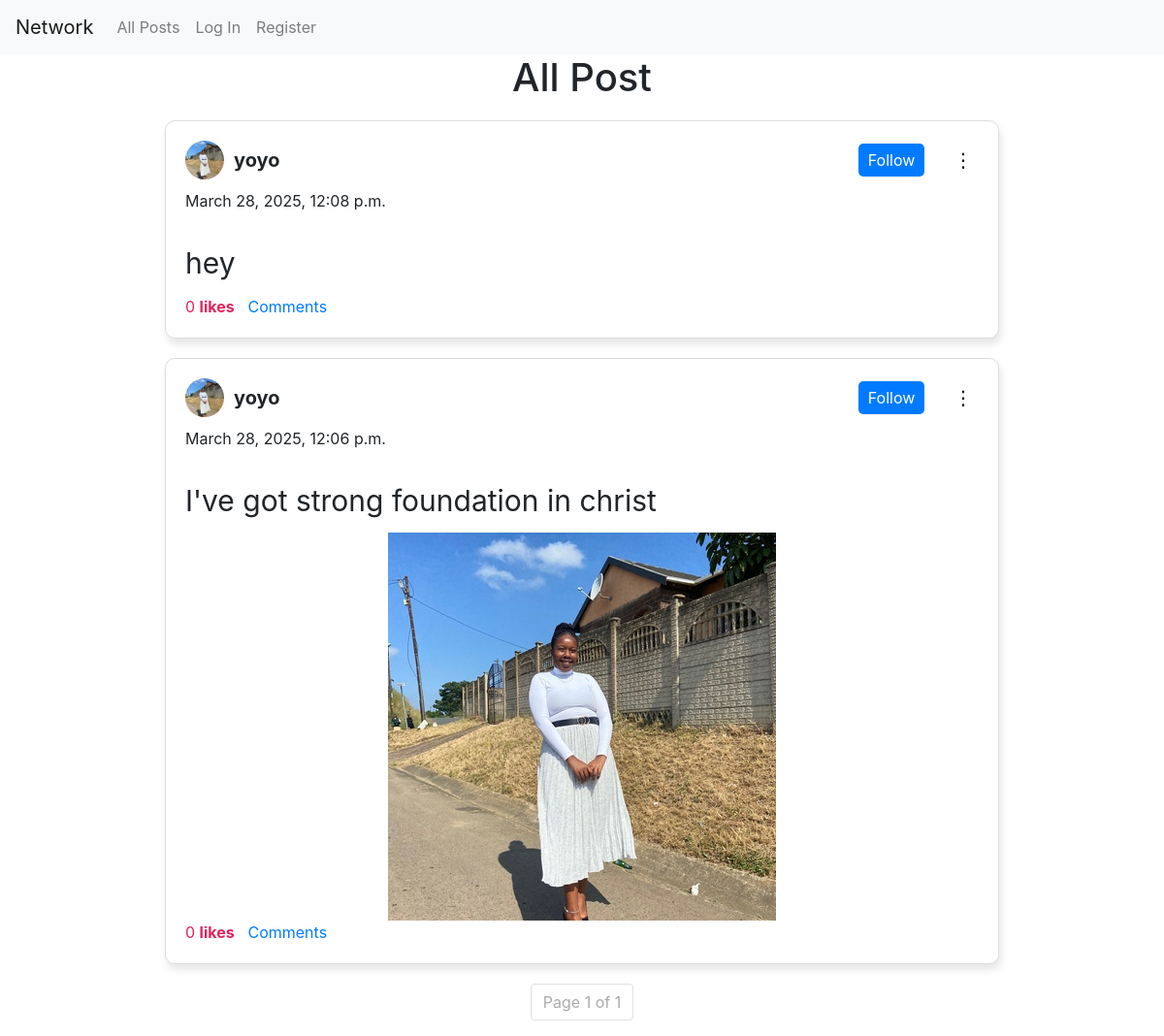
/, run on an earlier commit of the app's database.
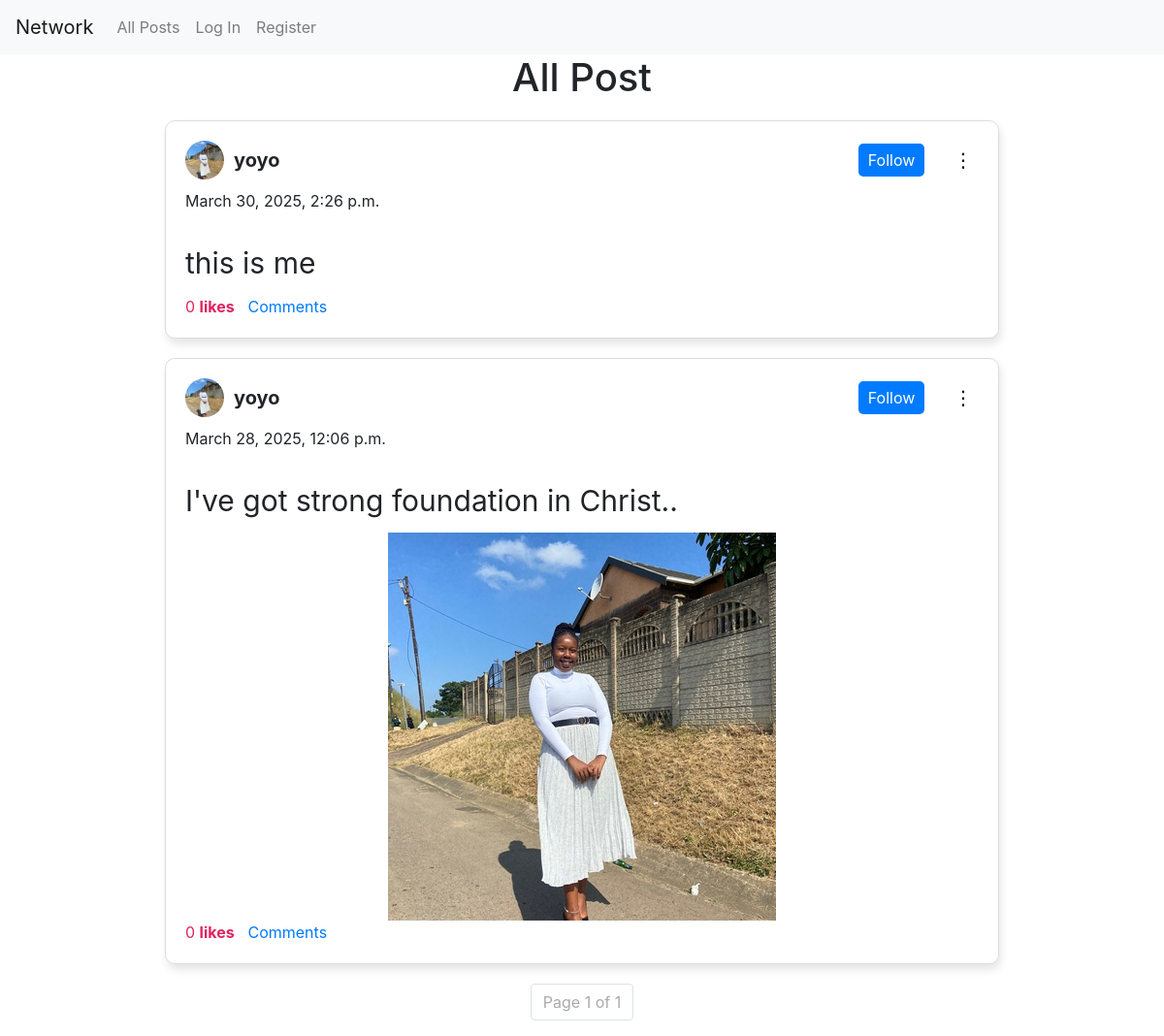
And on a later commit of the database.
### network/models.py (models this page shows, shortened)
class Post(models.Model):
    user = models.ForeignKey(User, on_delete=models.CASCADE, related_name="post")
    content = models.TextField()
    image = models.ImageField(upload_to="posts/", blank=True, null=True)  # Optional field
    created_at = models.DateTimeField(auto_now_add=True)
    hide = models.BooleanField(default=False)
    likes = models.ManyToManyField(User, related_name="liked_posts", blank=True)  # Users who liked the post

class User(AbstractUser):
    pass

class Profile(models.Model):
    user = models.OneToOneField(User,on_delete=models.CASCADE, related_name="Profile_user")
    username = models.CharField(max_length=100)
    image = models.ImageField(upload_to='uploads/', blank=True, null=True)
    bio = models.TextField()

### network/views.py (the view)
# urls.py: path("", views.index, name="index"),
def index(request):
    page_number = request.GET.get('page', 1)  # Get page number from query param
    post = get_posts(page_number=page_number)
    return render(request, "network/index.html",{"posts":post})

### network/views.py (called while the page is built)
def get_posts(post_id=None, page_number=1, posts_per_page=10):
    if post_id:
        return get_object_or_404(Post, id=post_id)
    else:
        posts = Post.objects.annotate(like_count=Count('likes')).order_by('-created_at')
        paginator = Paginator(posts, posts_per_page)
        page_obj = paginator.get_page(page_number)  # Get the requested page
        return page_obj

### network/templates/network/index.html (shortened to what this page needs)
{% extends "network/layout.html" %} {% block body %}
<div id="all">
  <h1>All Post</h1>
  <div id="postList">
    {% if posts %} {% for post in posts %}
    <div class="post-container" id="post-{{post.id}}">
      <div class="post-header">
        <div class="user-info">
          <a href="#">
            <img
              src="{{post.user.Profile_user.image.url}}"
              alt="Profile Picture"
              class="profile_img"
            />
          </a>
          <span class="user-name">{{post.user.username}}</span>
        </div>
        {% if post.user != user %}
        <button class="follow-btn">Follow</button>
        {% endif %}
        <div class="post-options">
          <button class="options-btn">⋮</button>
        </div>
      </div>
      <div class="date">{{post.created_at}}</div>
      <div class="post-content">{{post.content}}</div>
      {% if post.image %}
      <div class="post-image">
        <img src="{{post.image.url}}" alt="Post Image" />
      </div>
      {% endif %}
      <div class="post-action">
        <span class="like-count">{{ post.like_count }}</span>
        <a class="like-btn" href="{% url 'like' post.id %}">
          like{{post.like_count|pluralize }}
        </a>
        <span class="comment"><a href="#">Comments</a></span>
      </div>
    </div>
    {% endfor %} {% else %}
    <p>No Posts available</p>
    {% endif %}
    <div class="pagination-container">
      <nav aria-label="Page navigation">
        <ul class="pagination">
          <li class="page-item disabled">
            <span class="page-link"
              >Page {{ posts.number }} of {{ posts.paginator.num_pages }}</span
            >
          </li>
        </ul>
      </nav>
    </div>
  </div>
</div>
{% endblock %}

### network/templates/network/layout.html (shortened to what this page needs)
{% load static %}
<!DOCTYPE html>
<html lang="en">
  <head>
    <link
      rel="stylesheet"
      href="https://stackpath.bootstrapcdn.com/bootstrap/4.4.1/css/bootstrap.min.css"
    />
    <link href="{% static 'network/styles.css' %}" rel="stylesheet" />
  </head>
  <body>
    <nav class="navbar navbar-expand-lg navbar-light bg-light">
      <a class="navbar-brand" href="#">Network</a>
      <div>
        <ul class="navbar-nav mr-auto">
          <li class="nav-item">
            <a class="nav-link" href="{% url 'index' %}">All Posts</a>
          </li>
          {% if user.is_authenticated %}
          <li class="nav-item">
            <a class="nav-link" href="#">Following</a>
          </li>
          <li class="nav-item">
            <a class="nav-link" href="{% url 'logout' %}">Log Out</a>
          </li>
          {% else %}
          <li class="nav-item">
            <a class="nav-link" href="{% url 'login' %}">Log In</a>
          </li>
          <li class="nav-item">
            <a class="nav-link" href="{% url 'register' %}">Register</a>
          </li>
          {% endif %}
        </ul>
      </div>
    </nav>
    <div class="body">{% block body %} {% endblock %}</div>
  </body>
</html>

### network/static/network/styles.css (style rules this page uses)
.post-container { border: 1px solid #ddd; border-radius: 10px; padding: 20px; margin: 20px 170px; background: #fff; box-shadow: 2px 6px 8px rgba(0, 0, 0, 0.1); }
.post-header { display: flex; align-items: center; justify-content: space-between; position: relative; margin-bottom: 10px; }
.post-header .user-info { display: flex; align-items: center; }
.profile_img { width: 40px; height: 40px; border-radius: 50%; object-fit: cover; margin-right: 10px; }
.user-name { font-weight: bold; font-size: 20px; }
.follow-btn { margin-left: 70%; background: #007bff; color: white; border: none; padding: 5px 10px; border-radius: 5px; cursor: pointer; }
.post-content { margin-bottom: 10px; font-size: 30px; }
.post-image img { width: 100%; max-height: 400px; object-fit: contain; border-radius: 8px; }
.date { margin-bottom: 30px; }
.like-btn { background: transparent; border: none; color: #e0245e; font-weight: bold; cursor: pointer; margin-right: 10px; }
.like-count { color: #e0245e; }
.post-options { display: flex; align-items: center; gap: 10px; }
.options-btn { background: none; border: none; font-size: 20px; cursor: pointer; }
#all h1 { text-align: center; }
.pagination-container { text-align: center; margin-top: 20px; }
.pagination { display: flex; justify-content: center; padding: 0; list-style: none; }
.pagination .page-item { margin: 0 5px; }
.pagination .page-link { padding: 8px 12px; border: 1px solid #ddd; border-radius: 5px; text-decoration: none; color: #007bff; transition: 0.3s; }
.pagination .disabled .page-link { color: #aaa; pointer-events: none; }

What changed in the data, as far as the page shows it:
removed Post: user.Profile_user.image (picture), user.username "yoyo", shows "Follow", created_at "March 28, 2025, 12:08 p.m.", content "hey", like_count "0"
added Post: user.Profile_user.image (picture), user.username "yoyo", shows "Follow", created_at "March 30, 2025, 2:26 p.m.", content "this is me", like_count "0"
changed Post: content "I've got strong foundation in christ" → "I've got strong foundation in Christ.."
